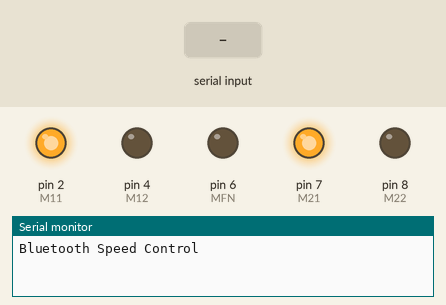
This sketch was run on a simulated Arduino Uno, built with avr-gcc and run on an emulated ATmega328P. On the bench: output pins drawn as LEDs (lit = HIGH), the last lines printed to the serial monitor. The test bench sets the inputs (shaded band).

Above: at 1.2 s.
1.3 s: "1" received over Serial
At 1.7 s:
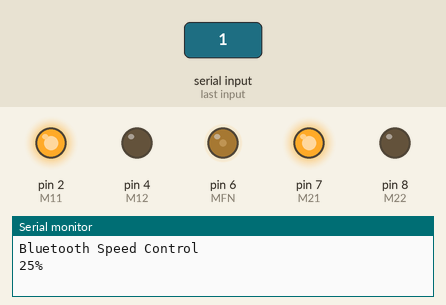
2.8 s: "2" received over Serial
At 4.0 s:
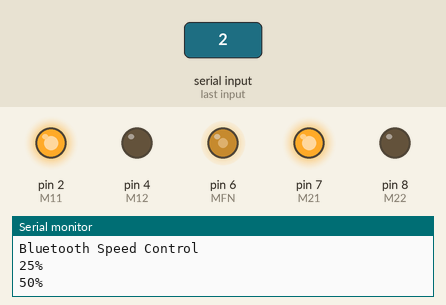
4.3 s: "3" received over Serial
At 5.1 s:
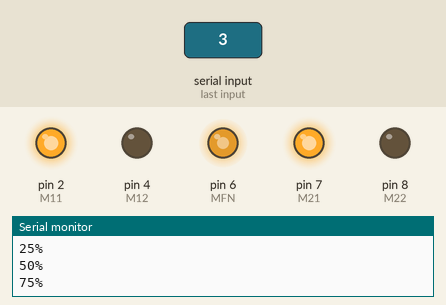
5.8 s: "4" received over Serial
At 6.3 s:
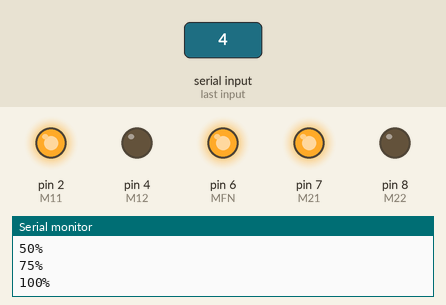
Timing chart, 0 to 8.3 s (numbered marks = the images above; inputs shaded):
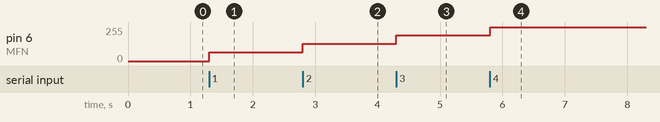

The sketch:

Practical_44.ino
```cpp
#define M11 2
#define M12 4
#define MFN 6
#define M21 7
#define M22 8

void setup()
{
  Serial.begin(9600);

  pinMode(M11,OUTPUT);
  pinMode(M12,OUTPUT);
  pinMode(M21,OUTPUT);
  pinMode(M22,OUTPUT);
  pinMode(MFN,OUTPUT);

  digitalWrite(M11,HIGH);
  digitalWrite(M12,LOW);

  digitalWrite(M21,HIGH);
  digitalWrite(M22,LOW);

  analogWrite(MFN,0);

  Serial.println("Bluetooth Speed Control");
}

void loop()
{
  if(Serial.available())
  {
    char cmd=Serial.read();

    switch(cmd)
    {
      case '0':
        analogWrite(MFN,0);
        Serial.println("STOP");
      break;

      case '1':
        analogWrite(MFN,64);
        Serial.println("25%");
      break;

      case '2':
        analogWrite(MFN,128);
        Serial.println("50%");
      break;

      case '3':
        analogWrite(MFN,192);
        Serial.println("75%");
      break;

      case '4':
        analogWrite(MFN,255);
        Serial.println("100%");
      break;
    }
  }
}
```

Measured:
- after the input at 1.3 s, pin 6 (MFN): 0/255 → 64/255 at once
- after the input at 2.8 s, pin 6 (MFN): 64/255 → 128/255 at once
- after the input at 4.3 s, pin 6 (MFN): 128/255 → 192/255 at once
- after the input at 5.8 s, pin 6 (MFN): 192/255 → 255/255 at once
